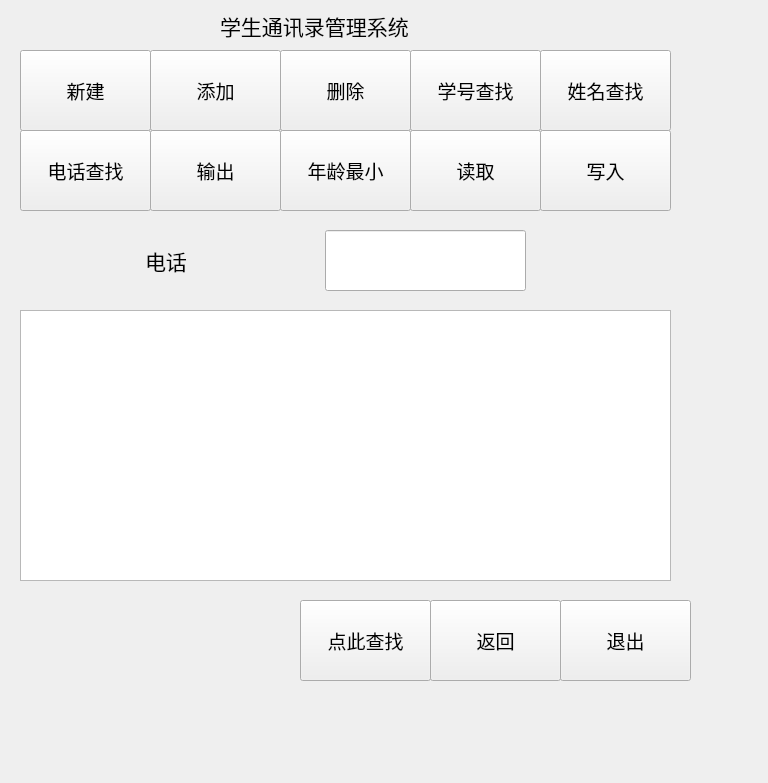
<?xml version="1.0" encoding="UTF-8"?>
<ui version="4.0">
 <class>searchPhoneNumWidget</class>
 <widget class="QWidget" name="searchPhoneNumWidget">
  <property name="geometry">
   <rect>
    <x>0</x>
    <y>0</y>
    <width>768</width>
    <height>783</height>
   </rect>
  </property>
  <property name="windowTitle">
   <string>Form</string>
  </property>
  <widget class="QPushButton" name="establishButton">
   <property name="geometry">
    <rect>
     <x>20</x>
     <y>50</y>
     <width>131</width>
     <height>81</height>
    </rect>
   </property>
   <property name="font">
    <font>
     <pointsize>14</pointsize>
    </font>
   </property>
   <property name="text">
    <string>新建</string>
   </property>
  </widget>
  <widget class="QPushButton" name="readMinStudentButton">
   <property name="geometry">
    <rect>
     <x>280</x>
     <y>130</y>
     <width>131</width>
     <height>81</height>
    </rect>
   </property>
   <property name="font">
    <font>
     <pointsize>14</pointsize>
    </font>
   </property>
   <property name="text">
    <string>年龄最小</string>
   </property>
  </widget>
  <widget class="QPushButton" name="delButton">
   <property name="geometry">
    <rect>
     <x>280</x>
     <y>50</y>
     <width>131</width>
     <height>81</height>
    </rect>
   </property>
   <property name="font">
    <font>
     <pointsize>14</pointsize>
    </font>
   </property>
   <property name="text">
    <string>删除</string>
   </property>
  </widget>
  <widget class="QPushButton" name="exitButton">
   <property name="geometry">
    <rect>
     <x>560</x>
     <y>600</y>
     <width>131</width>
     <height>81</height>
    </rect>
   </property>
   <property name="font">
    <font>
     <pointsize>14</pointsize>
    </font>
   </property>
   <property name="text">
    <string>退出</string>
   </property>
  </widget>
  <widget class="QPushButton" name="searchNameButton">
   <property name="geometry">
    <rect>
     <x>540</x>
     <y>50</y>
     <width>131</width>
     <height>81</height>
    </rect>
   </property>
   <property name="font">
    <font>
     <pointsize>14</pointsize>
    </font>
   </property>
   <property name="text">
    <string>姓名查找</string>
   </property>
  </widget>
  <widget class="QPushButton" name="outputButton">
   <property name="geometry">
    <rect>
     <x>150</x>
     <y>130</y>
     <width>131</width>
     <height>81</height>
    </rect>
   </property>
   <property name="font">
    <font>
     <pointsize>14</pointsize>
    </font>
   </property>
   <property name="text">
    <string>输出</string>
   </property>
  </widget>
  <widget class="QPushButton" name="readButton">
   <property name="geometry">
    <rect>
     <x>410</x>
     <y>130</y>
     <width>131</width>
     <height>81</height>
    </rect>
   </property>
   <property name="font">
    <font>
     <pointsize>14</pointsize>
    </font>
   </property>
   <property name="text">
    <string>读取</string>
   </property>
  </widget>
  <widget class="QPushButton" name="searchPhoneNumButton">
   <property name="geometry">
    <rect>
     <x>20</x>
     <y>130</y>
     <width>131</width>
     <height>81</height>
    </rect>
   </property>
   <property name="font">
    <font>
     <pointsize>14</pointsize>
    </font>
   </property>
   <property name="text">
    <string>电话查找</string>
   </property>
  </widget>
  <widget class="QPushButton" name="searchNumButton">
   <property name="geometry">
    <rect>
     <x>410</x>
     <y>50</y>
     <width>131</width>
     <height>81</height>
    </rect>
   </property>
   <property name="font">
    <font>
     <pointsize>14</pointsize>
    </font>
   </property>
   <property name="text">
    <string>学号查找</string>
   </property>
  </widget>
  <widget class="QLabel" name="label">
   <property name="geometry">
    <rect>
     <x>220</x>
     <y>-40</y>
     <width>311</width>
     <height>131</height>
    </rect>
   </property>
   <property name="font">
    <font>
     <pointsize>16</pointsize>
    </font>
   </property>
   <property name="text">
    <string>学生通讯录管理系统</string>
   </property>
  </widget>
  <widget class="QPushButton" name="addButton">
   <property name="geometry">
    <rect>
     <x>150</x>
     <y>50</y>
     <width>131</width>
     <height>81</height>
    </rect>
   </property>
   <property name="font">
    <font>
     <pointsize>14</pointsize>
    </font>
   </property>
   <property name="text">
    <string>添加</string>
   </property>
  </widget>
  <widget class="QPushButton" name="writeButton">
   <property name="geometry">
    <rect>
     <x>540</x>
     <y>130</y>
     <width>131</width>
     <height>81</height>
    </rect>
   </property>
   <property name="font">
    <font>
     <pointsize>14</pointsize>
    </font>
   </property>
   <property name="text">
    <string>写入</string>
   </property>
  </widget>
  <widget class="QPushButton" name="returnButton">
   <property name="geometry">
    <rect>
     <x>430</x>
     <y>600</y>
     <width>131</width>
     <height>81</height>
    </rect>
   </property>
   <property name="font">
    <font>
     <pointsize>14</pointsize>
    </font>
   </property>
   <property name="text">
    <string>返回</string>
   </property>
  </widget>
  <widget class="QPushButton" name="searchingPhoneNumButton">
   <property name="geometry">
    <rect>
     <x>300</x>
     <y>600</y>
     <width>131</width>
     <height>81</height>
    </rect>
   </property>
   <property name="font">
    <font>
     <pointsize>14</pointsize>
    </font>
   </property>
   <property name="text">
    <string>点此查找</string>
   </property>
  </widget>
  <widget class="QLineEdit" name="phoneNumberLineEdit">
   <property name="geometry">
    <rect>
     <x>325</x>
     <y>230</y>
     <width>201</width>
     <height>61</height>
    </rect>
   </property>
   <property name="font">
    <font>
     <pointsize>16</pointsize>
    </font>
   </property>
  </widget>
  <widget class="QLabel" name="label_2">
   <property name="geometry">
    <rect>
     <x>145</x>
     <y>230</y>
     <width>131</width>
     <height>61</height>
    </rect>
   </property>
   <property name="font">
    <font>
     <pointsize>16</pointsize>
    </font>
   </property>
   <property name="text">
    <string>电话</string>
   </property>
  </widget>
  <widget class="QTableWidget" name="tableWidget">
   <property name="geometry">
    <rect>
     <x>20</x>
     <y>310</y>
     <width>651</width>
     <height>271</height>
    </rect>
   </property>
  </widget>
 </widget>
 <resources/>
 <connections/>
</ui>
